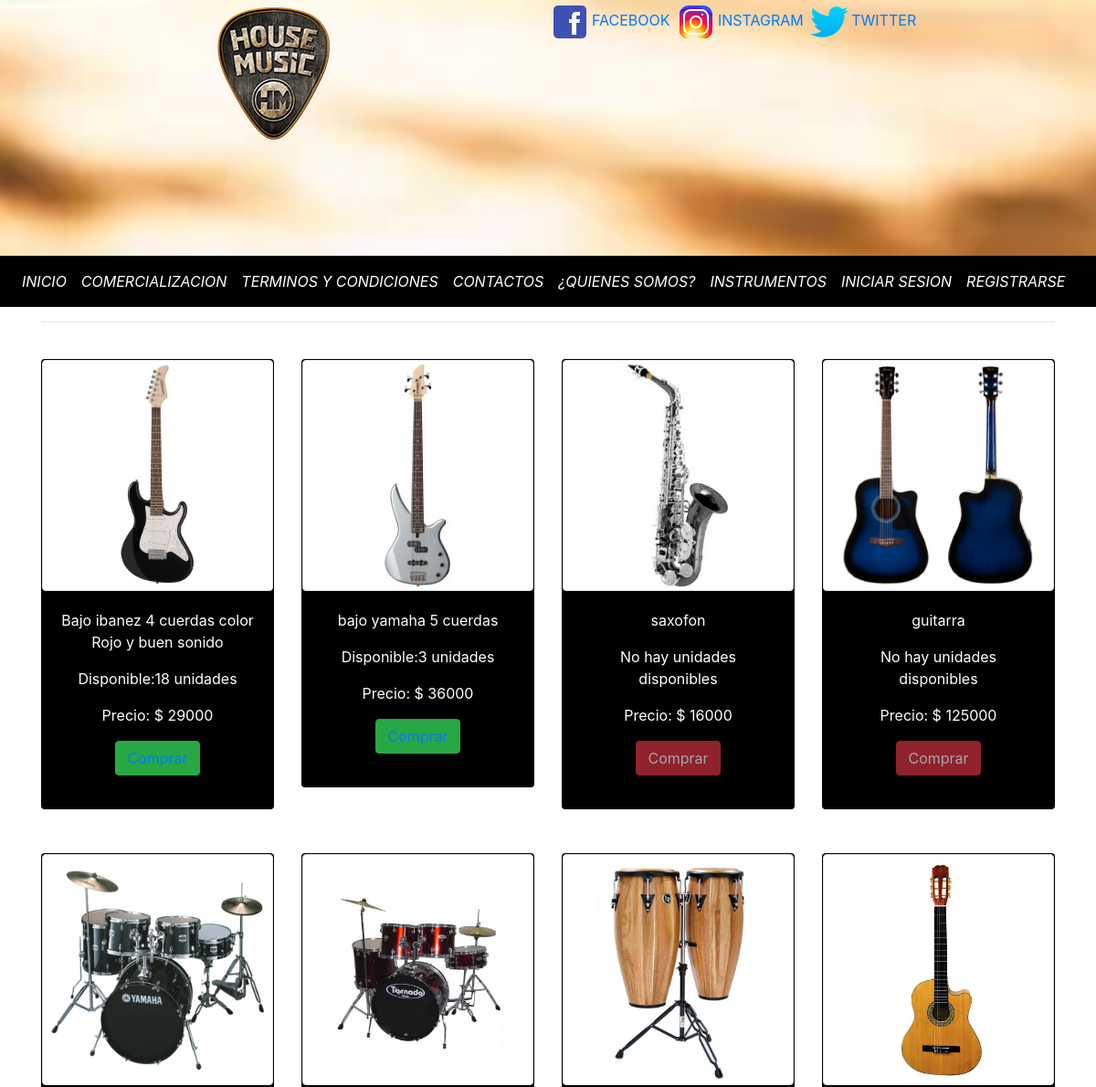
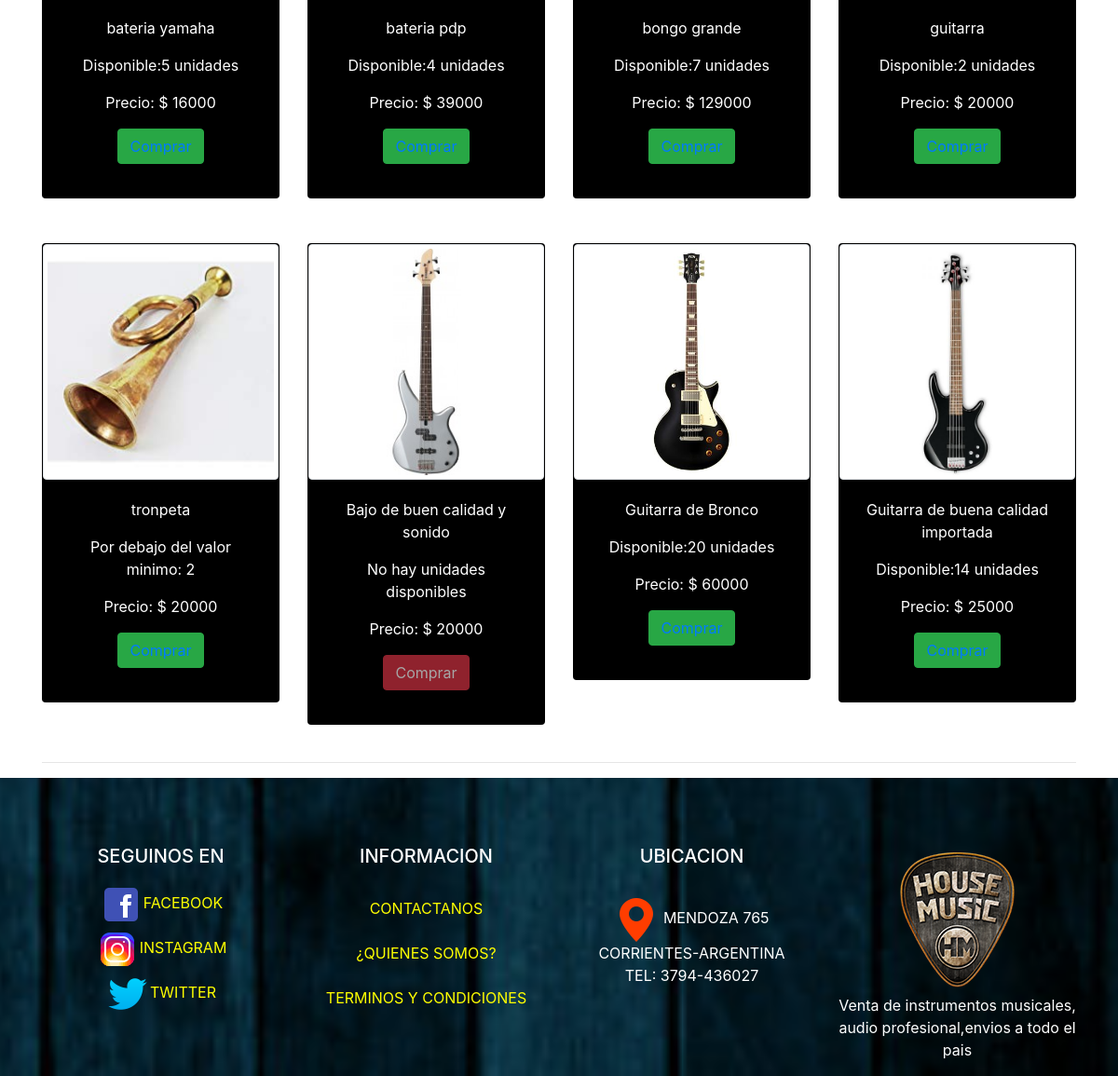
The app's page /index.php/welcome/instrumentos with its own data (2 pictures, top to bottom).
### tables this page shows
CREATE TABLE `productos` (
  `id` int(10) NOT NULL,
  `descripcion` varchar(100) NOT NULL,
  `categoria_id` int(10) DEFAULT NULL,
  `precio_costo` double(255,0) NOT NULL,
  `precio_venta` double(255,0) NOT NULL,
  `stock` int(11) NOT NULL,
  `stock_min` int(11) NOT NULL,
  `imagen` varchar(100) NOT NULL,
  `eliminado` varchar(2) NOT NULL
);

### application/controllers/Welcome.php (called while the page is built, shortened)
<?php
class Welcome extends CI_Controller {
	public function __construct() {
	$this->load->model('carrito_model');
	$this->load->model('producto_model');
	$this->load->library('cart');
}
	public function instrumentos()
	{
		$data= array('titulo' => "instrumentos" );
        $dat=array('productos' => $this->producto_model->get_productos());
		$session_data = $this->session->userdata('logged_in');
		$data['perfil_id'] = $session_data['perfil_id'];
		$data['nombre'] = $session_data['nombre'];
		$this->load->view('front/head_view',$data);
		$this->load->view('front/navbar_view');
		$this->load->view('instrumentos',$dat);
		$this->load->view('front/footer_view');
	}
}

### index.php (called while the page is built, shortened)
<?php
require_once BASEPATH.'core/CodeIgniter.php';

### application/models/producto_model.php (called while the page is built, shortened)
<?php
class Producto_model extends CI_Model{
    function get_productos()
    {
        $query = $this->db->get_where('productos', array('eliminado' => 'NO'));
        if($query->num_rows()>0) {
            return $query;
        } else {
            return FALSE;
        }
    }
}

### application/views/instrumentos.php (the view, shortened to what this page needs)
<body>
    <div class="container" id="">
    <div class="row">
        <?php if (!$productos) { ?>
            <div class="container">
                <div class="well">
                    <h1>No hay Intrumentos</h1>
                </div>
            </div>
        <?php } else { ?>
        <div class="container-fluid">
            <hr>
            <div class="row text-center">
                <?php foreach($productos->result() as $row){ ?>
                    <div class="col-md-6 col-lg-4 col-xl-3 mt-4 mb-4">
                        <div  id="tarjetas "class="card col-fluid" style="background: black; color: white;">
                            <img src="<?php echo base_url($row->imagen); ?>" alt="" class="img-responsive img-thumbnail">
                            <div class="card-body" id="contTarjetas">
                                <p><?php echo $row->descripcion;?></p>
                                <p>
                                    <?php
                                        if ($row->stock < $row->stock_min && $row->stock > 0) {
                                            echo 'Por debajo del valor minimo: '.$row->stock_min;
                                        } elseif ($row->stock == 0) {
                                            echo 'No hay unidades disponibles';
                                        }else {
                                            echo 'Disponible:'.$row->stock.' unidades';
                                        }
                                    ?>
                                </p>
                                <p>Precio: $ <?php echo $row->precio_venta; ?> </p>
                                <p>
                                <p>
                                    <p>
                                        <div  class="col">
                                             <?php
                                     if($row->stock <= 0){
                                         $btn = array(
                                         'class' => 'btn btn-danger',
                                              'value' => 'Comprar',
                                             'disabled' => '',
                                             'name' => 'action'
                                             );
                                      echo form_submit($btn);
                                           ?>
                                          <?php
                                      } else if ($session_data = $this->session->userdata('logged_in')){
                                     if ($session_data['perfil_id']==2) {
                                     echo form_open('carrito_agrega');
                                      echo form_hidden('id', $row->id);
                                    echo form_hidden('descripcion', $row->descripcion);
                                   echo form_hidden('precio_venta', $row->precio_venta);
                                          echo form_hidden('stock', $row->stock);
                                                    ?>
                                                   <?php
                                                                     $btn = array(
                                              'class' => 'btn btn-success',
                                              'onclick'=> 'comprar()',
                                                'value' => 'Comprar',
                                                'name' => 'action'
                                                        );
                                         echo form_submit($btn);
                                        echo form_close();
                                        }else{
                                        ?>
                                        <input id="btnAdvertencia" type="button" onclick="alert('¡Debe registrarse como cliente!')" value="Desea Comprar?" />
                                        <?php  }
                                        ?>
                                        <?php
                                        } else {
                                        ?>
                                        <button class=" btn btn-success my-2 my-sm-0" type="submit">
                                        <a href="<?php echo base_url('iniciar_sesion');?>">Comprar</a>
                                        </button>
                                        <?php
                                        }
                                        ?>
                                        </div>
                                    </p>
                                </p>
                            </div>
                        </div>
                    </div>
                <?php } ?>
            </div>
            <hr>
        </div>
        <?php } ?>
    </div>
</div>

### application/views/front/head_view.php (shortened to what this page needs)
<!DOCTYPE html>
<html lang="es" dir="ltr">
<head>
	<metahttp-equiv="X-UA-Compatible"content="IE=edge">
	<link rel="stylesheet" type="text/css" href="<?php echo base_url('assets/css/estilos.css') ?>">
	<link rel="stylesheet" type="text/css" href="<?php echo base_url('assets/css/bootstrap.min.css') ?>">
</head>

### application/views/front/navbar_view.php (shortened to what this page needs)
<?php $session_data = $this->session->userdata('logged_in');?>
<header>
     <?php if( ($this->session->userdata('logged_in')) and (($perfil_id) =='1')){?>
    <div class="container-fluid" id="cabecera" align="center" >
      <div class="row">
      <div class="col-lg-6">
        <span class="card-img-top">
          <a href="http://localhost/Nunez_Luis_completo/"><div><img class="img-fluid"  src="<?php echo base_url('assets/img/icons/logo-blanco.png') ?>"></div>
            <br><br><br>
          </a>
        </span>
      </div>
      <div class="col-xs" align="center">
        <a href="wwww.facebook.com"target="_blank"><img src="<?php echo base_url('assets/img/icons/facebook.png') ?>">FACEBOOK</a>
        <a href="wwww.instagram.com"target="_blank"><img src="<?php echo base_url('assets/img/icons/instagram.png') ?>">INSTAGRAM</a>
        <a href="wwww.twitter.com"target="_blank"><img src="<?php echo base_url('assets/img/icons/twitter.png') ?>">TWITTER</a>
    </div>
    </div>
    </div>
  <nav class="navbar navbar-expand-md navbar-light navbar-dark sticky-top" style="background:black; ">
    <button class="navbar-toggler " type="button" data-toggle="collapse" data-target="#navbarSupportedContent" aria-controls="navbarSupportedContent" aria-expanded="false" aria-label="Toggle navigation" style="border-color: white;">
    <span class="navbar-toggler-icon btn btn-primary" style="border-color: color:white;"></span>
  </button>
  <div class="collapse navbar-collapse" id="navbarSupportedContent" style="background:black; ;">
    <ul class="navbar-nav mr-auto" >
        <li class="nav-item active">
        <a class="nav-link" href="http://localhost/Nunez_Luis_completo/"> <I style="color: white;" >INICIO</I><span class="sr-only">(current)</span></a>
      </li>
     <li class="nav-item active">
        <a class="nav-link" href="<?php echo base_url('muestraproductos');?>"><I style="color: white">Productos</I><span class="sr-only">(current)</span></a>
      </li>
     <li class="nav-item active">
        <a class="nav-link" href="<?php echo base_url('muestrausuarios');?>"> <I style="color: white">Usuarios</I><span class="sr-only">(current)</span></a>
      </li>
     <li class="nav-item active">
        <a class="nav-link" href="<?php echo base_url('ventas');?>"><I style="color: white">Reportes de Ventas</I><span class="sr-only">(current)</span></a>
      </li>
      <li class="nav-item active">
        <a class="nav-link" href="<?php echo base_url('muestraconsultas');?>"><I style="color: white">Consultas</I><span class="sr-only">(current)</span></a>
      </li>
        <li class="nav-item active">
        <a class="nav-link" href="<?php echo base_url('muestracontactos');?>"><I style="color: white">Contactos</I><span class="sr-only">(current)</span></a>
      </li>
       <li class="nav-item dropdown">
        <a id="desplegableA" class="nav-link dropdown-toggle" href="#" id="navbarDropdown" role="button" data-toggle="dropdown" aria-haspopup="true" aria-expanded="false">
           Mis Datos
        </a>
        <div class="dropdown-menu" aria-labelledby="navbarDropdown" id="desplegable">
          <?php $row=$session_data['id'] ?>
         <a class="dropdown-item" href="<?php echo base_url("misdatos/$row");?>"> <p id="desplegableA">MI CUENTA</p></a>
          <a class="dropdown-item" onclick="salir()" href="<?php echo base_url('cerrar_sesion');?>"><p id="desplegableA">CERRAR SESION</p></a>
        </div>
      </li>
      <a style="color: white;" href="#" class="nav-link" aria-haspopup="true" aria-expanded="false" > Administrador:  <?= $session_data['nombre']?></a>
    </ul>
  </div>
</nav>
  </header>
  <header>
             <?php } else {?>
    <div class="container-fluid" id="cabecera" align="center" >
      <div class="row">
      <div class="col-lg-6">
        <span class="card-img-top">
          <a href="http://localhost/Nunez_Luis_completo/"><div><img class="img-fluid"  src="assets/img/icons/logo-blanco.png"></div>
            <br><br><br><br><br>
          </a>
        </span>
      </div>
      <div class="col-xs" align="center">
        <a href="wwww.facebook.com"target="_blank"><img src="assets/img/icons/facebook.png">FACEBOOK</a>
        <a href="wwww.instagram.com"target="_blank"><img src="assets/img/icons/instagram.png">INSTAGRAM</a>
        <a href="wwww.twitter.com"target="_blank"><img src="assets/img/icons/twitter.png">TWITTER</a>
    </div>
    </div>
    </div>
  <nav class="navbar navbar-expand-md navbar-light navbar-dark sticky-top" style="background:black; ">
  <div class="collapse navbar-collapse" id="navbarSupportedContent" style="background:black; ;">
    <ul class="navbar-nav mr-auto" >
     <li class="nav-item active">
        <a class="nav-link" href="http://localhost/Nunez_Luis_completo/"> <I style="color: white;" >INICIO</I><span class="sr-only">(current)</span></a>
      </li>
     <li class="nav-item active">
        <a class="nav-link" href="<?php echo base_url('comercializacion');?>"><I style="color: white">COMERCIALIZACION</I><span class="sr-only">(current)</span></a>
      </li>
     <li class="nav-item active">
        <a class="nav-link" href="<?php echo base_url('terminos_y_condiciones');?>"> <I style="color: white">TERMINOS Y CONDICIONES</I><span class="sr-only">(current)</span></a>
      </li>
     <li class="nav-item active">
        <a class="nav-link" href="<?php echo base_url('contactosN');?>"><I style="color: white">CONTACTOS</I><span class="sr-only">(current)</span></a>
      </li>
      <li class="nav-item active">
        <a class="nav-link" href="<?php echo base_url('quienes_somos');?>"><I style="color: white">¿QUIENES SOMOS?</I><span class="sr-only">(current)</span></a>
      </li>
      <li class="nav-item active">
        <a class="nav-link" href="<?php echo base_url('instrumentos');?>"><I style="color: white">INSTRUMENTOS</I><span class="sr-only">(current)</span></a>
      </li>
      <li class="nav-item active">
        <a class="nav-link" href="<?php echo base_url('iniciar_sesion');?>"><I style="color: white">INICIAR SESION</I><span class="sr-only">(current)</span></a>
      </li>
      <li class="nav-item active">
        <a class="nav-link" href="<?php echo base_url('registrate');?>"><I style="color: white">REGISTRARSE</I><span class="sr-only">(current)</span></a>
      </li>
    </ul>
  </div>
   <?php }?>
</nav>
  </header>

### application/views/front/footer_view.php (shortened to what this page needs)
<section id="pie">
	<br><br><br>
<footer >
	<div class="container">
		<div class="row">
	    <div class="col" align="center" style="color: white;">
	    	<h5>
	    		<p>
	    			SEGUINOS EN
	    		</p>
	    	</h5>
	    	<a style="color: yellow;" href="www.facebook.com" target="_blank"><img src="<?php echo base_url('assets/img/icons/facebook.png') ?>">FACEBOOK</a><br>
	    	<a style="color: yellow;" href="www.instagram.com"target="_blank"><img src="<?php echo base_url('assets/img/icons/instagram.png') ?>">INSTAGRAM</a><br>
	    	<a style="color: yellow;" href="www.twitter.com"target="_blank"><img src="<?php echo base_url('assets/img/icons/twitter.png') ?>">TWITTER</a>
	    </div>
	     <div class="col" align="center" style="color: white;">
	     	<h5>INFORMACION</h5><br>
	    		<a style="color: yellow;" href="<?php echo base_url('contactos');?>"> CONTACTANOS</a><br><br>
	    		<a style="color: yellow;" href="<?php echo base_url('quienes_somos');?>">¿QUIENES SOMOS?</a><br><br>
	    		<a style="color: yellow;" href="<?php echo base_url('terminos_y_condiciones');?>">TERMINOS Y CONDICIONES</a>
	    </div>
	     <div class="col" align="center" style="color: white;">
	     	<h5>UBICACION</h5><br>
	    	<P>
	    		<img src="<?php echo base_url('assets/img/icons/ubicacion.png') ?>">
	    		MENDOZA 765 <br>
	    		CORRIENTES-ARGENTINA <br>
	    		TEL: 3794-436027
	    	</P>
	    </div>
	    <div class="col" align="center" style="color: white;">
	    	<P>
	    		<a href="http://localhost/Nunez_Luis_completo/"><img src="<?php echo base_url('assets/img/icons/logo-blanco.png') ?>"></a><br>
	    		Venta de instrumentos musicales, audio profesional,envios a todo el pais
	    	</P>
	    </div>
		</div>
     </div>
</footer>
</section>
</body>
</html>

### assets/css/estilos.css (style rules this page uses)
#cabecera { background-image: url("../img/cabecera5.jpg"); background-position: center center; background-repeat: no-repeat; background-attachment: fixed; background-size: cover; }
#pie { background-image: url("../img/madera2.jpg"); background-position: center center; background-repeat: no-repeat; background-attachment: fixed; background-size: cover; }

### records on screen
productos: imagen (picture), descripcion "Bajo ibanez 4 cuerdas color Rojo y buen sonido", stock "18", precio_venta "29000"
productos: imagen (picture), descripcion "bajo yamaha 5 cuerdas", stock "3", precio_venta "36000"
productos: imagen (picture), descripcion "saxofon", stock "No hay unidades disponibles", precio_venta "16000"
productos: imagen (picture), descripcion "guitarra", stock "No hay unidades disponibles", precio_venta "125000"
productos: imagen (picture), descripcion "bateria yamaha", stock "5", precio_venta "16000"
productos: imagen (picture), descripcion "bateria pdp", stock "4", precio_venta "39000"
productos: imagen (picture), descripcion "bongo grande", stock "7", precio_venta "129000"
productos: imagen (picture), descripcion "guitarra", stock "2", precio_venta "20000"
productos: imagen (picture), descripcion "tronpeta", stock_min "2", precio_venta "20000"
productos: imagen (picture), descripcion "Bajo de buen calidad y sonido", stock "No hay unidades disponibles", precio_venta "20000"
productos: imagen (picture), descripcion "Guitarra de Bronco", stock "20", precio_venta "60000"
productos: imagen (picture), descripcion "Guitarra de buena calidad importada", stock "14", precio_venta "25000"
